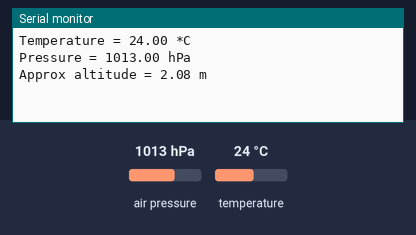
This sketch was run on a simulated Arduino Uno, built with avr-gcc and run on an emulated ATmega328P. On the bench: the last lines printed to the serial monitor. The test bench sets the inputs (shaded band); at power-on: air pressure 1013 hPa, temperature 24 °C.

Above: at 1.2 s.
1.3 s: air pressure set to 952 hPa
At 3.2 s:
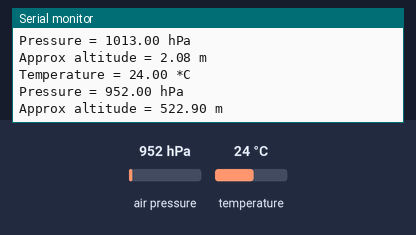
3.6 s: temperature set to 12 °C
At 5.3 s:
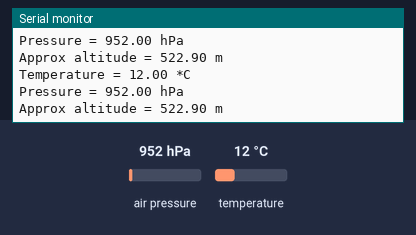
5.9 s: air pressure set to 975 hPa
At 7.5 s:
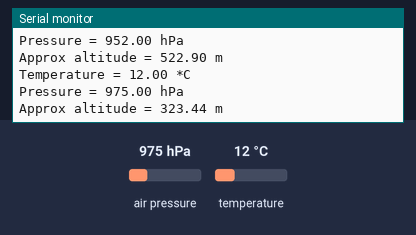
Timing chart, 0 to 9.0 s (numbered marks = the images above; inputs shaded):
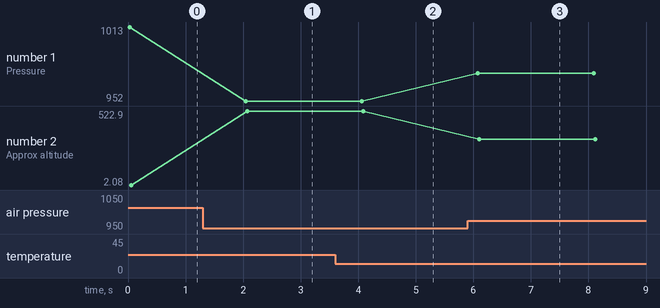

Measured:
- after the input at 1.3 s, the serial monitor: prints a new line after 0.75 s (image 1)
- after the input at 3.6 s, the serial monitor: prints a new line after 0.44 s (image 2)
- after the input at 5.9 s, the serial monitor: prints a new line after 0.18 s (image 3)
- plotted number 1: 1013 → 952 after the input at 1.3 s, 952 → 975 after the input at 5.9 s
- plotted number 2: 2.08 → 522.9 after the input at 1.3 s, 522.9 → 323.44 after the input at 5.9 s

The sketch:

sensor_de_presion.ino
```cpp
#include <Wire.h>
#include <SPI.h>
#include <Adafruit_BMP280.h>

Adafruit_BMP280 bmp; // use I2C interface
Adafruit_Sensor *bmp_temp = bmp.getTemperatureSensor();
Adafruit_Sensor *bmp_pressure = bmp.getPressureSensor();

void setup() {
  Serial.begin(9600);

  unsigned status;
  status = bmp.begin(BMP280_ADDRESS_ALT, BMP280_CHIPID);
  /* Default settings from datasheet. */
  bmp.setSampling(Adafruit_BMP280::MODE_NORMAL,     /* Operating Mode. */
                  Adafruit_BMP280::SAMPLING_X2,     /* Temp. oversampling */
                  Adafruit_BMP280::SAMPLING_X16,    /* Pressure oversampling */
                  Adafruit_BMP280::FILTER_X16,      /* Filtering. */
                  Adafruit_BMP280::STANDBY_MS_500); /* Standby time. */

  bmp_temp->printSensorDetails();
}

void loop() {
  sensors_event_t temp_event, pressure_event;
  bmp_temp->getEvent(&temp_event);
  bmp_pressure->getEvent(&pressure_event);

  Serial.print(F("Temperature = "));
  Serial.print(temp_event.temperature);
  Serial.println(" *C");

  Serial.print(F("Pressure = "));
  Serial.print(pressure_event.pressure);
  Serial.println(" hPa");

  Serial.print(F("Approx altitude = "));
  Serial.print(bmp.readAltitude(1013.25)); /* Adjusted to local forecast! */
  Serial.println(" m");

  Serial.println();
  delay(2000);
}
```
